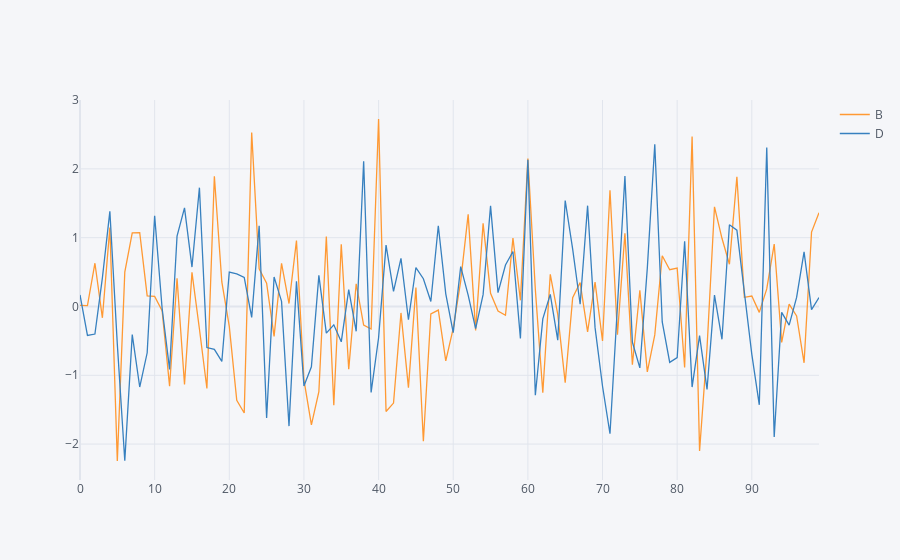

The notebook cell this image was saved under:
### Markdown cell above
### 실습
 * B, D 선 그래프를 그려보기(plotly 활용)

### Code cell
df[['B','D']].iplot(kind='line')
